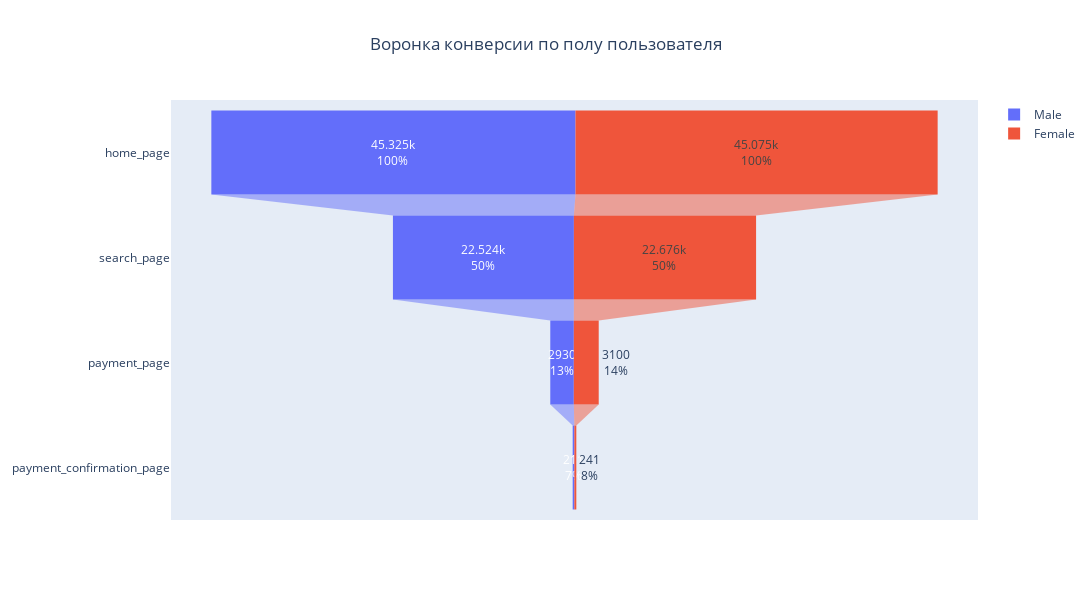

Source (notebook cell):
### Code cell
# Настраиваем скрипт библиотеки Plotly нашими параметрами
fig = go.Figure()
# Часть графика для пользователей мужчин
fig.add_trace(go.Funnel(
    y = action_per_sex['Action'],
    x = action_per_sex['Male'],
    name = 'Male',
    constraintext='outside',
    textposition = 'inside',
    textinfo = 'value+percent previous'
    ))

# Часть графика для пользователей женщин
fig.add_trace(go.Funnel(
    y = action_per_sex['Action'],
    x = action_per_sex['Female'],
    name = 'Female',
    textposition = 'auto',
    textinfo = 'value+percent previous'
   ))

fig.update_layout(
    title = 'Воронка конверсии по полу пользователя',
    title_x=0.5,
    autosize=False,
    width=1200,
    height=600)

fig.show()

### Figure 1 — Plotly figure (JSON) as saved in the notebook; plotly's stock layout.template omitted (floating-point values rounded to 4 significant figures)
{"data": [{"constraintext": "outside", "name": "Male", "textinfo": "value+percent previous", "textposition": "inside", "type": "funnel", "x": [45325, 22524, 2930, 211], "y": ["home_page", "search_page", "payment_page", "payment_confirmation_page"]}, {"name": "Female", "textinfo": "value+percent previous", "textposition": "auto", "type": "funnel", "x": [45075, 22676, 3100, 241], "y": ["home_page", "search_page", "payment_page", "payment_confirmation_page"]}], "layout": {"autosize": false, "height": 600, "title": {"text": "Воронка конверсии по полу пользователя", "x": 0.5}, "width": 1200}}
